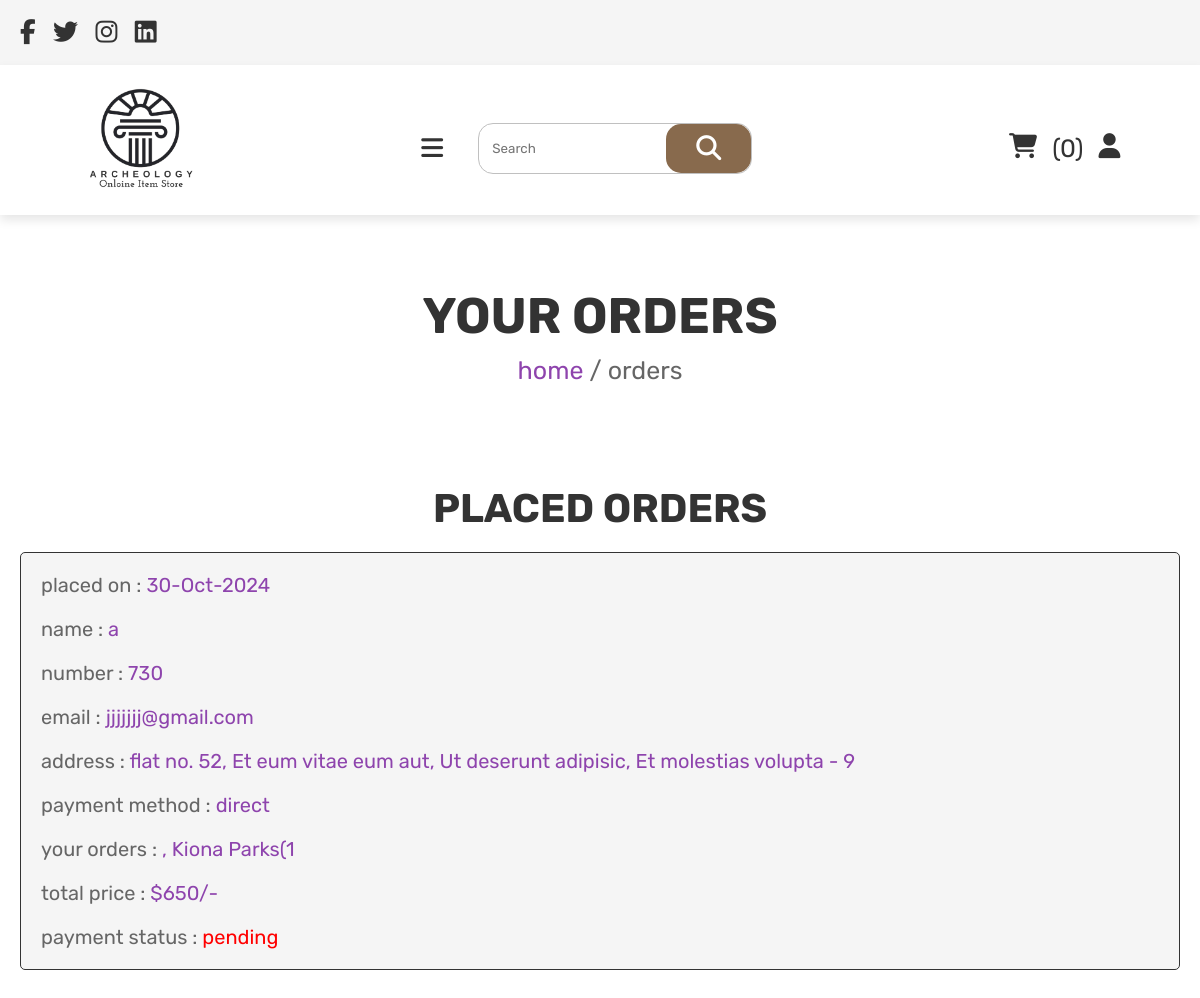
/users/orders.php (signed in), run on the app's committed database.
### tables this page shows
CREATE TABLE `orders` (
  `id` int(11) NOT NULL,
  `user_id` int(11) NOT NULL,
  `name` varchar(100) NOT NULL,
  `number` varchar(100) NOT NULL,
  `email` varchar(100) NOT NULL,
  `method` varchar(50) NOT NULL,
  `address` varchar(100) NOT NULL,
  `total_products` varchar(1000) NOT NULL,
  `total_price` int(100) NOT NULL,
  `placed_on` varchar(50) NOT NULL,
  `payment_status` varchar(100) NOT NULL DEFAULT 'pending'
);

### users/orders.php (the view, shortened to what this page needs)
<?php
$user_id=$_SESSION['user_id'];
?>
<!DOCTYPE html>
<html lang="en">
<head>
    <link rel="stylesheet" href="https://cdnjs.cloudflare.com/ajax/libs/font-awesome/6.6.0/css/all.min.css" />
    <link rel="stylesheet" href="../css/style.css">
</head>
<body>
    <?php include './user_header.php' ?>
    <div class="heading">
   <h3>your orders</h3>
   <p> <a href="home.php">home</a> / orders </p>
</div>
<section class="placed-orders">
   <h1 class="title">placed orders</h1>
   <div class="box-container">
      <?php
         $order_query = mysqli_query($conn, "SELECT * FROM `orders` WHERE user_id = '$user_id'") or die('query failed');
         if(mysqli_num_rows($order_query) > 0){
            while($fetch_orders = mysqli_fetch_assoc($order_query)){
      ?>
      <div class="box">
         <p> placed on : <span><?php echo $fetch_orders['placed_on']; ?></span> </p>
         <p> name : <span><?php echo $fetch_orders['name']; ?></span> </p>
         <p> number : <span><?php echo $fetch_orders['number']; ?></span> </p>
         <p> email : <span><?php echo $fetch_orders['email']; ?></span> </p>
         <p> address : <span><?php echo $fetch_orders['address']; ?></span> </p>
         <p> payment method : <span><?php echo $fetch_orders['method']; ?></span> </p>
         <p> your orders : <span><?php echo $fetch_orders['total_products']; ?></span> </p>
         <p> total price : <span>$<?php echo $fetch_orders['total_price']; ?>/-</span> </p>
         <p> payment status : <span style="color:<?php if($fetch_orders['payment_status'] == 'pending'){ echo 'red'; }else{ echo 'green'; } ?>;"><?php echo $fetch_orders['payment_status']; ?></span> </p>
         </div>
      <?php
       }
      }else{
         echo '<p class="empty">no orders placed yet!</p>';
      }
      ?>
   </div>
</section>
</body>
</html>

### css/style.css (style rules this page uses)
:root { --purple:#8e44ad; --red:#c0392b; --orange:#f39c12; --black:#333; --white:#fff; --light-color:#666; --light-white:#ccc; --light-bg:#f5f5f5; --border:.1rem solid var(--black); --box-shadow:0 .5rem 1rem rgba(0,0,0,.1); }
* { font-family: 'Rubik', sans-serif; margin:0; padding:0; box-sizing: border-box; outline: none; border:none; text-decoration: none; transition:all .2s linear; }
html { font-size: 62.5%; overflow-x: hidden; }
section { padding:3rem 2rem; }
.title { text-align: center; margin-bottom: 2rem; text-transform: uppercase; color:var(--black); font-size: 4rem; }
.heading { min-height: 30vh; display: flex; flex-flow: column; align-items: center; justify-content: center; gap:1rem; background-image: url(../images/author-1.jpg) no-repeat; background-size: cover; background-position: center; text-align: center; }
.heading h3 { font-size: 5rem; color:var(--black); text-transform: uppercase; }
.heading p { font-size: 2.5rem; color:var(--light-color); }
.heading p a { color:var(--purple); }
.placed-orders .box-container { max-width: 1200px; margin:0 auto; display:flex; flex-wrap: wrap; align-items: center; gap:1.5rem; }
.placed-orders .box-container .box { flex:1 1 40rem; border-radius: .5rem; padding:2rem; border:var(--border); background-color: var(--light-bg); padding:1rem 2rem; }
.placed-orders .box-container .box p { padding:1rem 0; font-size: 2rem; color:var(--light-color); }
.placed-orders .box-container .box p span { color:var(--purple); }

### data on the page
orders: placed_on "30-Oct-2024", name "a", number "730", email "jjjjjjj@gmail.com", address "flat no. 52, Et eum vitae eum aut, Ut deserunt adipisic, Et molestias volupta - 9", method "direct", total_products ", Kiona Parks(1", total_price "650", payment_status "pending"

### other printed values
$cart_num_rows "0"
